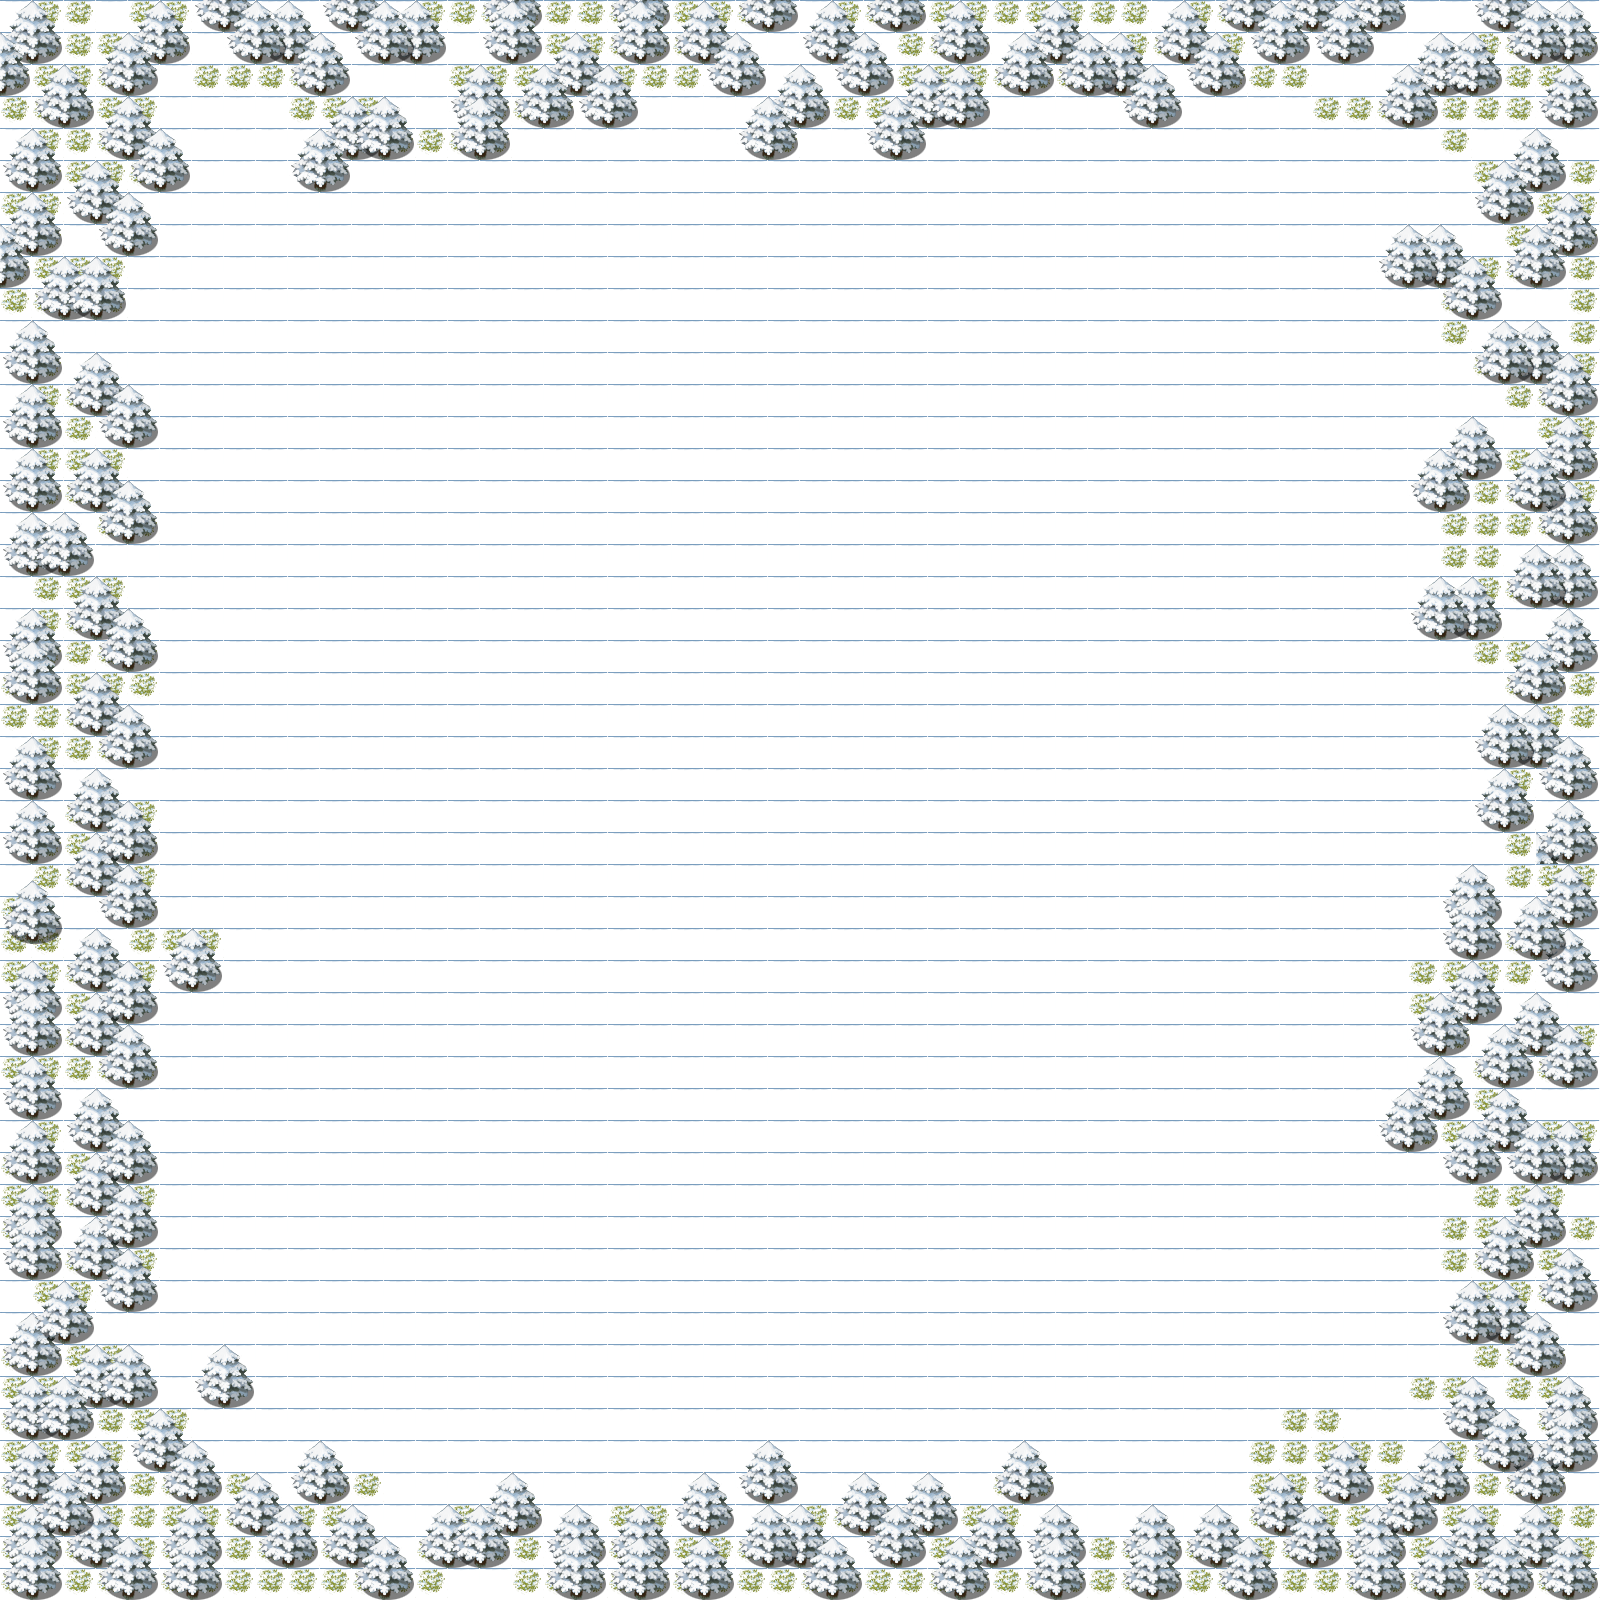

The image is a tile-based game level rendered from a .tmx file. Its description and source (layers, tilesets, objects; grid data summarised) follow:
An orthogonal 50x50 tile map with 32x32 px tiles, 4 tile layers (Warstwa Kafelków 1, grass, trees, trees2), 2 tilesets and 65 objects.

<map version="1.0" orientation="orthogonal" renderorder="right-down" width="50" height="50" tilewidth="32" tileheight="32" nextobjectid="66">
 <tileset firstgid="1" name="tilsetWinter" tilewidth="1" tileheight="1" tilecount="0" columns="0" />
 <tileset firstgid="1" name="vx-winter-tileset" tilewidth="32" tileheight="32" tilecount="256" columns="16">
  <image source="vx-winter-tileset.png" width="512" height="512" />
 </tileset>
 <layer name="Warstwa Kafelków 1" width="50" height="50">
  <data>[2500 cells, 2500 non-empty, 1 distinct tile ids]</data>
 </layer>
 <layer name="grass" width="50" height="50">
  <data>[2500 cells, 489 non-empty, 3 distinct tile ids]</data>
 </layer>
 <layer name="trees" width="50" height="50">
  <data>[2500 cells, 440 non-empty, 11 distinct tile ids]</data>
 </layer>
 <layer name="trees2" width="50" height="50">
  <data>[2500 cells, 404 non-empty, 4 distinct tile ids]</data>
 </layer>
 <objectgroup name="collision">
  <object id="1" x="0" y="1" width="97" height="1598" />
  <object id="2" x="96" y="2" width="1503" height="60" />
  <object id="3" x="1536" y="61" width="63" height="1539" />
  <object id="4" x="1536" y="1597" width="28" />
  <object id="5" x="1537" y="1539" height="3" />
  <object id="6" x="97" y="1538" width="1441" height="59" />
  <object id="7" x="98" y="1344" width="61" height="63" />
  <object id="8" x="192" y="1346" width="64" height="62" />
  <object id="9" x="127" y="1407" width="97" height="129" />
  <object id="10" x="225" y="1469" width="160" height="68" />
  <object id="11" x="288" y="1442" width="62" height="30" />
  <object id="12" x="417" y="1504" width="468" height="35" />
  <object id="13" x="480" y="1473" width="62" height="32" />
  <object id="14" x="674" y="1471" width="125" height="33" />
  <object id="15" x="736" y="1440" width="63" height="31" />
  <object id="16" x="799" y="1470" width="258" height="67" />
  <object id="17" x="991" y="1440" width="66" height="32" />
  <object id="18" x="1058" y="1505" width="30" height="29" />
  <object id="19" x="1119" y="1505" width="418" height="32" />
  <object id="20" x="1247" y="1471" width="290" height="34" />
  <object id="21" x="1311" y="1441" width="224" height="29" />
  <object id="22" x="1442" y="1279" width="93" height="161" />
  <object id="23" x="1472" y="866" width="64" height="411" />
  <object id="24" x="1440" y="1122" width="33" height="62" />
  <object id="25" x="1376" y="1088" width="97" height="62" />
  <object id="26" x="1409" y="992" width="64" height="95" />
  <object id="27" x="1441" y="864" width="34" height="127" />
  <object id="28" x="1474" y="704" width="64" height="127" />
  <object id="29" x="1504" y="641" width="33" height="61" />
  <object id="30" x="1410" y="577" width="93" height="62" />
  <object id="31" x="1504" y="452" width="31" height="154" />
  <object id="32" x="1408" y="446" width="94" height="66" />
  <object id="33" x="1441" y="417" width="61" height="30" />
  <object id="34" x="1472" y="320" width="64" height="62" />
  <object id="35" x="1376" y="224" width="160" height="65" />
  <object id="36" x="1440" y="288" width="64" height="32" />
  <object id="37" x="1473" y="158" width="64" height="65" />
  <object id="38" x="1505" y="129" width="30" height="29" />
  <object id="39" x="1376" y="61" width="62" height="66" />
  <object id="40" x="1438" y="59" width="65" height="37" />
  <object id="41" x="703" y="63" width="544" height="32" />
  <object id="42" x="1120" y="95" width="64" height="32" />
  <object id="43" x="863" y="96" width="65" height="63" />
  <object id="44" x="928" y="97" width="64" height="30" />
  <object id="45" x="737" y="98" width="63" height="60" />
  <object id="46" x="800" y="97" width="31" height="30" />
  <object id="47" x="448" y="64" width="191" height="65" />
  <object id="48" x="447" y="127" width="65" height="33" />
  <object id="49" x="286" y="63" width="161" height="97" />
  <object id="50" x="286" y="161" width="64" height="29" />
  <object id="51" x="96" y="63" width="64" height="191" />
  <object id="52" x="156" y="126" width="35" height="64" />
  <object id="53" x="97" y="253" width="29" height="67" />
  <object id="54" x="96" y="350" width="31" height="961" />
  <object id="55" x="127" y="384" width="31" height="64" />
  <object id="56" x="127" y="479" width="32" height="65" />
  <object id="57" x="125" y="608" width="33" height="64" />
  <object id="58" x="128" y="705" width="31" height="63" />
  <object id="59" x="128" y="801" width="31" height="125" />
  <object id="60" x="129" y="928" width="29" height="159" />
  <object id="61" x="159" y="928" width="64" height="64" />
  <object id="62" x="127" y="1120" width="33" height="190" />
  <object id="63" x="1503" y="61" width="40" height="68" />
  <object id="64" x="1499" y="600" width="43" height="42" />
  <object id="65" x="1474" y="829" width="65" height="40" />
 </objectgroup>
</map>
